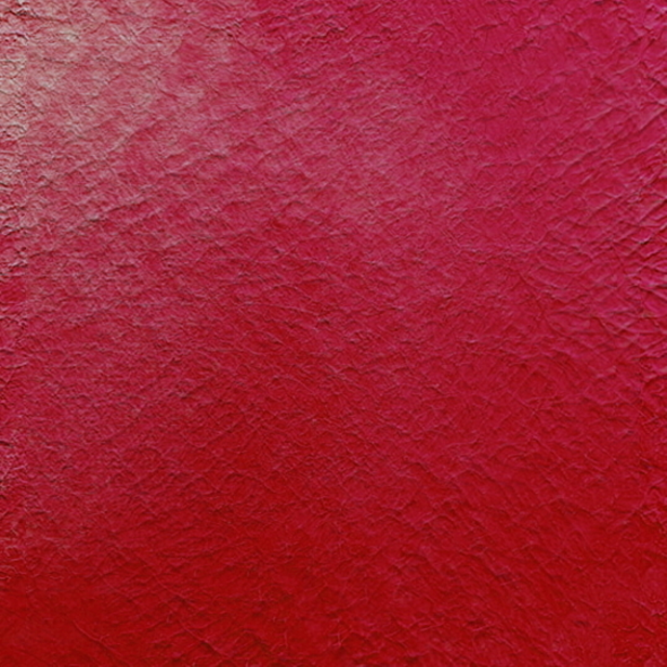
#> input picture all_hat_and_no_cattle/images/bases/red.png, 2000 x 2000 px, given in place of blue.png, which was not available (shown at 1/3 size)
$ python generate.py   (older library calls are emulated)
#> lines starting #> are read from the running program, lines starting #| are printed output that depends on the picture; pictures that were not available may be replaced by others from this repository, and a replacement may not be noted
import json
import random
import os
import glob
import numpy as np
import math
import PIL
from PIL import ImageOps
from PIL import ImageChops
from PIL import Image

currentDir = os.path.abspath('')
random.seed(0)

# folder inputs for masks
blueMasks = glob.glob(os.path.join(currentDir, "masks", "blue", "*.png"))
redMasks = glob.glob(os.path.join(currentDir, "masks", "red", "*.png"))
travelerMasks = glob.glob(os.path.join(currentDir, "masks", "traveler", "*.png"))

# output folder
generateDir = os.path.join(currentDir, "generated")

# sidelength of output images
sideLength = 100

# base textures
blueTex = PIL.Image.open(os.path.join(currentDir, "bases", "blue.png"))
#> blueTex is the input picture: PIL image 2000x2000 RGB; mean R, G, B 161.7, 33.3, 51.5
redTex = PIL.Image.open(os.path.join(currentDir, "bases", "red.png"))
blueTex = blueTex.convert("RGBA")
#> blueTex: PIL image 2000x2000 RGBA
redTex = redTex.convert("RGBA")
texSideLength = 295*2 # sidelength of sample from texture

def SelectPortionOfImage(im):
	# select a random square from within an image
	w, h = im.width, im.height
	w_offset, h_offset = random.randint(0,w-texSideLength), random.randint(0,h-texSideLength)
	im2 = im.copy()
	if random.random()>0.5:
		im2.transpose(PIL.Image.FLIP_LEFT_RIGHT)
	if random.random()>0.5:
		im2.transpose(PIL.Image.FLIP_TOP_BOTTOM)
	im2 = im2.crop((w_offset, h_offset, w_offset+texSideLength, h_offset+texSideLength))
	return im2

def ChopImageInHalf(im):
	w, h = im.width, im.height
	im = im.crop((0,0,w/2,h))
	return im

def ConcatImagesW(im1, im2):
	dst = Image.new('RGBA', (im1.width + im2.width, im1.height))
	dst.paste(im1, (0, 0))
	dst.paste(im2, (im1.width, 0))
	return dst

def FetchFilledPartOfImage(im):
	# crop the non-blank part (of a mask)
	im = im.convert("RGBA")
	data = np.asarray(im)
	alphas = data[:,:,3]
	nzRows = np.where(data.any(axis=0))[0]
	nzCols = np.where(data.any(axis=1))[0]
	l,r = nzRows[0], nzRows[-1]
	b,t = nzCols[0], nzCols[-1]
	o_x = (l+r)/2
	o_y = (t+b)/2
	o = max(r-l, t-b)/2
	o *= math.sqrt(2) * 1.08 # padding
	im = im.crop((o_x-o, o_y-o, o_x+o, o_y+o))
	im = im.resize((texSideLength,texSideLength), Image.ANTIALIAS)
	return im

def MakeIcon(color, maskPath):
	base = os.path.basename(maskPath)
	name = os.path.splitext(base)[0]

	# select base tex
	if color == "blue":
		baseTex = SelectPortionOfImage(blueTex)
	elif color == "red":
		baseTex = SelectPortionOfImage(redTex)
	elif color == "traveler":
		_blueTex = ChopImageInHalf(SelectPortionOfImage(blueTex))
		_redTex = ChopImageInHalf(SelectPortionOfImage(redTex))
		baseTex = ConcatImagesW(_blueTex, _redTex)
	else:
		raise Exception("unknown color")

	# construct image
	rawMask = PIL.Image.open(maskPath)
	mask = FetchFilledPartOfImage(rawMask)
	PIL.ImageChops.offset(mask, 0, int(-0.045*texSideLength)) # compensate for css/bra1ntool weirdness

	blank = PIL.Image.new("RGBA", (mask.width, mask.height), (0,0,0,0))
	icon = PIL.Image.composite(baseTex, blank, mask)
	icon = icon.resize((sideLength,sideLength), Image.ANTIALIAS)
	print(name)
	icon.save(os.path.join(generateDir, name.lower()+".png"))

def CleanDir (dir):
	files = glob.glob(os.path.join(dir, "*"))
	for file in files:
		os.remove(file)

if not os.path.exists(generateDir):
	os.makedirs(generateDir)
CleanDir(generateDir)

masks = {"red":[], "blue":[], "traveler":[]}
def AddMasksWithColor (color, files):
	for file in files:
		masks[color].append(file)
AddMasksWithColor("blue", blueMasks)
AddMasksWithColor("red", redMasks)
AddMasksWithColor("traveler", travelerMasks)

for color,paths in masks.items():
	for path in paths:
		MakeIcon(color, path)
#> in SelectPortionOfImage, `im2 = im2.crop((w_offset, h_offset, w_offset+texSideLength, h_offset+t..`:
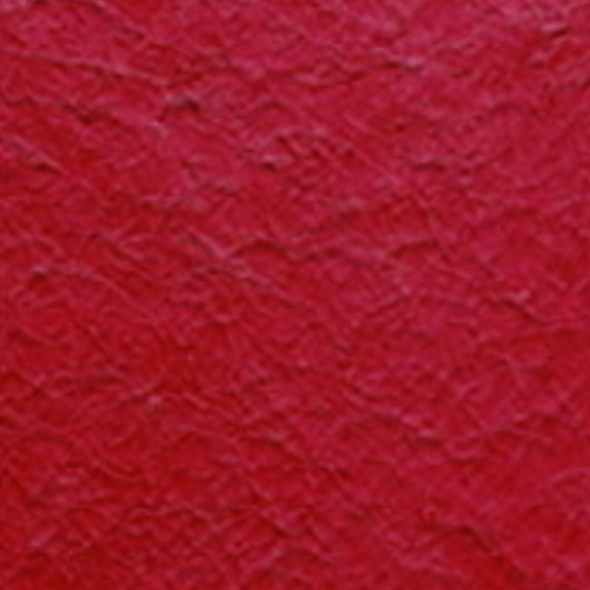
#> im2: PIL image 590x590 RGBA; mean R, G, B, A 159.2, 23.4, 40.8, 255
#> in FetchFilledPartOfImage, `alphas = data[:,:,3]`: alphas: shape (2000, 2000); every value is 255
#> in FetchFilledPartOfImage, `nzRows = np.where(data.any(axis=0))[0]`: nzRows = 8000 values from 0 to 1999
#> in FetchFilledPartOfImage, `l,r = nzRows[0], nzRows[-1]`: l = 0; r = 1999
#> in FetchFilledPartOfImage, `b,t = nzCols[0], nzCols[-1]`: b = 0; t = 1999
#> in FetchFilledPartOfImage, `o_x = (l+r)/2`: o_x = 999.5
#> in FetchFilledPartOfImage, `o *= math.sqrt(2) * 1.08`: o = 1526.6
#> in FetchFilledPartOfImage, `im = im.crop((o_x-o, o_y-o, o_x+o, o_y+o))`:
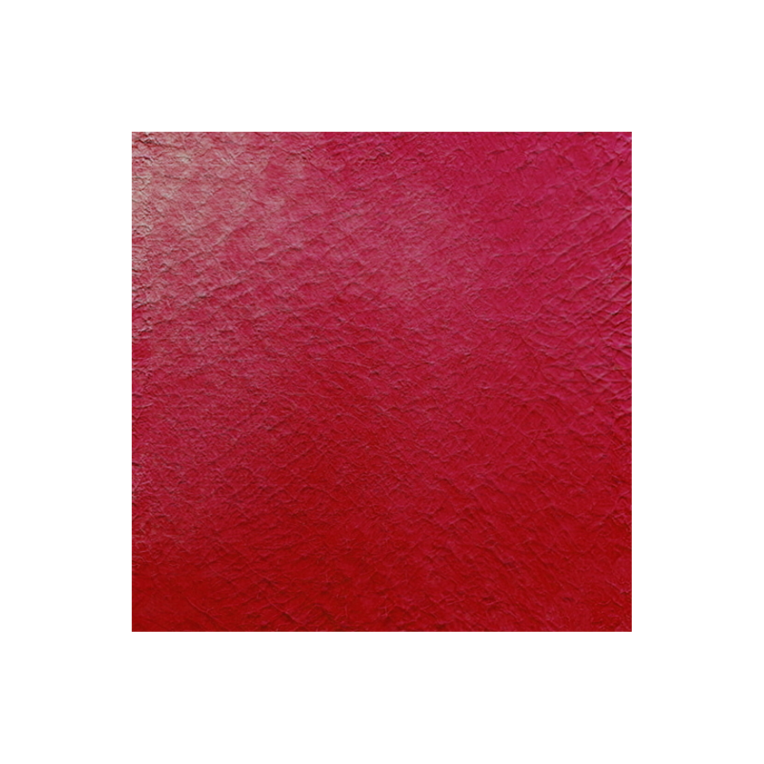
#> im: PIL image 3053x3053 RGBA (shown at 1/4 size); mean R, G, B, A 69.4, 14.3, 22.1, 109.4; transparent parts drawn white
#> in FetchFilledPartOfImage, `im = im.resize((texSideLength,texSideLength), Image.ANTIALIAS)`:
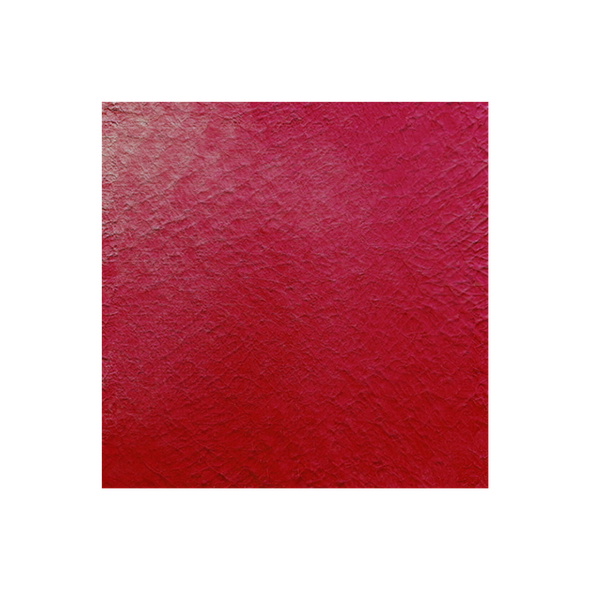
#> im: PIL image 590x590 RGBA; mean R, G, B, A 70.7, 14.5, 22.6, 109.4; transparent parts drawn white
#> in MakeIcon, `blank = PIL.Image.new("RGBA", (mask.width, mask.height), (0,0,0,0))`: blank: PIL image 590x590 RGBA; every value is 0
#> in MakeIcon, `icon = PIL.Image.composite(baseTex, blank, mask)`:
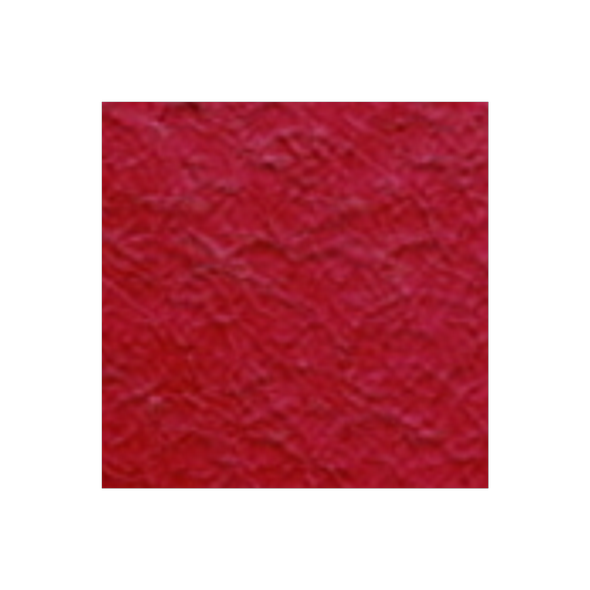
#> icon: PIL image 590x590 RGBA; mean R, G, B, A 68.4, 10.2, 17.6, 109.4; transparent parts drawn white
#> in MakeIcon, `icon = icon.resize((sideLength,sideLength), Image.ANTIALIAS)`:
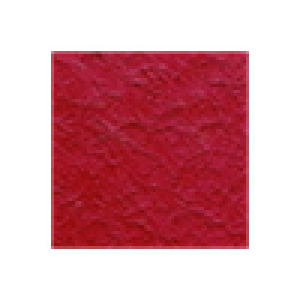
#> icon: PIL image 100x100 RGBA (shown 3 times larger); mean R, G, B, A 75.4, 10.3, 18.8, 109.3; transparent parts drawn white
